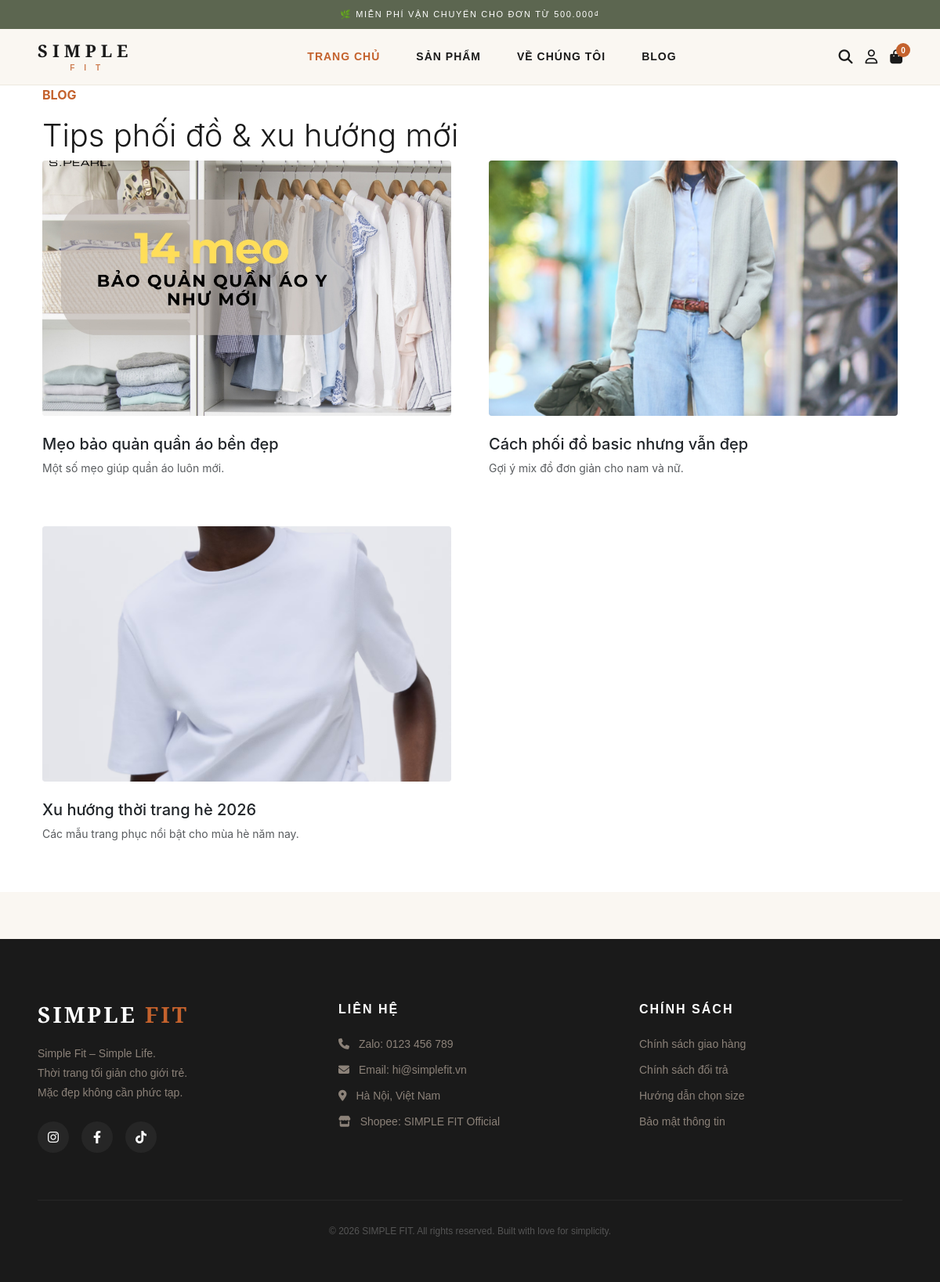
Screenshot of /blog.php with the database file from the repository.
### tables this page shows
CREATE TABLE `baiviet` (
  `maBV` int(11) NOT NULL,
  `tieuDe` varchar(255) NOT NULL,
  `tomTat` text DEFAULT NULL,
  `noiDung` longtext DEFAULT NULL,
  `hinhAnh` varchar(255) DEFAULT NULL,
  `ngayDang` datetime DEFAULT current_timestamp(),
  `tacGia` varchar(100) DEFAULT NULL,
  `trangThai` tinyint(1) DEFAULT 1
);

### blog.php (the view, shortened to what this page needs)
<?php
require_once 'includes/db.php';
$sql_blog = "SELECT * FROM BaiViet ORDER BY maBV DESC LIMIT 20";
$result_blog = mysqli_query($conn, $sql_blog);
include 'includes/header.php';
?>
<main class="blog-page-container pb-5" style="background-color: #ffffff; min-height: 100vh;">
    <div class="container max-w-5xl mx-auto px-4 lg:px-5 pt-24 lg:pt-28">
        <div class="mb-14">
            <p class="text-xs tracking-[0.3em] uppercase mb-3" style="color: #C4622D; font-weight: 700;">BLOG</p>
            <h1 class="display-6 fw-light tracking-wide">Tips phối đồ & xu hướng mới</h1>
        </div>
        <?php if (mysqli_num_rows($result_blog) > 0): ?>
            <div class="row g-5">
                <?php while ($post = mysqli_fetch_assoc($result_blog)): ?>
                    <div class="col-md-6">
                        <article class="blog-card">
                            <a href="blog-detail.php?id=<?php echo $post['maBV']; ?>" class="text-decoration-none">
                                <div class="blog-img-wrapper aspect-ratio-16-10 overflow-hidden mb-4" style="background-color: #f5f5f5; border-radius: 4px;">
                                    <?php if (!empty($post['hinhAnh'])): ?>
                                        <img
                                            src="<?php echo htmlspecialchars($post['hinhAnh']); ?>"
                                            alt="<?php echo htmlspecialchars($post['tieuDe'] ?? 'Bài viết'); ?>"
                                            class="img-fluid w-100 h-100 object-fit-cover">
                                    <?php else: ?>
                                        <div class="w-100 h-100 d-flex align-items-center justify-content-center">
                                            <span class="text-muted small">SIMPLE FIT</span>
                                        </div>
                                    <?php endif; ?>
                                </div>
                                <div class="blog-content">
                                    <h2 class="h5 fw-medium tracking-wide text-dark mb-2 post-title">
                                        <?php echo htmlspecialchars($post['tieuDe'] ?? 'Chưa có tiêu đề'); ?>
                                    </h2>
                                    <p class="text-muted small leading-relaxed line-clamp-2">
                                        <?php
                                        if (isset($post['tomTat']) && $post['tomTat'] !== null && $post['tomTat'] !== '') {
                                            echo htmlspecialchars($post['tomTat']);
                                        } elseif (isset($post['moTaNgan']) && $post['moTaNgan'] !== null && $post['moTaNgan'] !== '') {
                                            echo htmlspecialchars($post['moTaNgan']);
                                        } else {
                                            echo 'Bài viết đang được cập nhật.';
                                        }
                                        ?>
                                    </p>
                                </div>
                            </a>
                        </article>
                    </div>
                <?php endwhile; ?>
            </div>
        <?php else: ?>
            <div class="text-center py-5">
                <p class="text-muted small italic">Không có bài viết nào trong bảng BaiViet.</p>
            </div>
        <?php endif; ?>
    </div>
</main>
<?php include 'includes/footer.php'; ?>

### includes/header.php (shortened to what this page needs)
<!DOCTYPE html>
<html lang="vi">
<head>
    <link href="https://cdn.jsdelivr.net/npm/bootstrap@5.3.0/dist/css/bootstrap.min.css" rel="stylesheet">
    <link rel="stylesheet" href="https://cdnjs.cloudflare.com/ajax/libs/font-awesome/6.4.0/css/all.min.css">
    <link rel="stylesheet" href="assets/css/base.css">
    <link rel="stylesheet" href="assets/css/layout.css">
    <link rel="stylesheet" href="assets/css/home.css">
    <link rel="stylesheet" href="assets/css/admin.css">
    <link rel="stylesheet" href="assets/css/auth-account.css">
    <link rel="stylesheet" href="assets/css/detail.css">
    <link rel="stylesheet" href="assets/css/products.css">
    <link rel="stylesheet" href="assets/css/cart-blog.css">
</head>
<body>
<div id="announcement-bar" class="announcement-bar-container">
    <div class="announcement-content">
        <span id="announcement-text">🌿 Miễn phí vận chuyển cho đơn từ 500.000₫</span>
    </div>
</div>
<nav class="navbar navbar-expand-lg nav-custom-ptit sticky-top">
    <div class="container-fluid px-lg-5">
        <a class="navbar-brand py-0" href="shop.php">
            <div class="logo-text-wrapper">
                <span class="logo-main">SIMPLE</span>
                <span class="logo-sub">FIT</span>
            </div>
        </a>
        <div class="collapse navbar-collapse justify-content-center" id="navPTIT">
            <ul class="navbar-nav gap-3">
                <li class="nav-item">
                    <a class="nav-link nav-link-ptit active" href="shop.php">Trang chủ</a>
                </li>
                <li class="nav-item">
                    <a class="nav-link nav-link-ptit" href="products.php">Sản phẩm</a>
                </li>
                <li class="nav-item">
                    <a class="nav-link nav-link-ptit" href="about.php">Về chúng tôi</a>
                </li>
                <li class="nav-item">
                    <a class="nav-link nav-link-ptit" href="blog.php">Blog</a>
                </li>
            </ul>
        </div>
        <div class="nav-icons-ptit d-flex align-items-center gap-3">
            <a href="#" id="open-search-trigger" class="icon-link">
                <i class="fa-solid fa-magnifying-glass"></i>
            </a>
            <?php if(isset($_SESSION['user'])): ?>
                <?php if($_SESSION['user']['role'] === 'ADMIN'): ?>
                    <a href="admin.php" class="icon-link"><i class="fa-solid fa-user-gear"></i></a>
                <?php else: ?>
                    <a href="profile.php" class="icon-link"><i class="fa-regular fa-user"></i></a>
                    <a href="cart.php" class="icon-link position-relative">
                        <i class="fa-solid fa-bag-shopping"></i>
                        <span class="cart-badge-ptit">
                            <?php echo isset($_SESSION['cart']) ? count($_SESSION['cart']) : 0; ?>
                        </span>
                    </a>
                <?php endif; ?>
            <?php else: ?>
                <a href="login.php" class="icon-link"><i class="fa-regular fa-user"></i></a>
                <a href="cart.php" class="icon-link position-relative">
                    <i class="fa-solid fa-bag-shopping"></i>
                    <span class="cart-badge-ptit">0</span>
                </a>
            <?php endif; ?>
        </div>
    </div>
</nav>

### includes/footer.php (shortened to what this page needs)
<footer class="main-footer">
    <div class="container-fluid px-lg-5 max-w-7xl mx-auto">
        <div class="row g-5">
            <div class="col-lg-4 col-md-6">
                <h3 class="footer-brand">
                    SIMPLE <span class="highlight">FIT</span>
                </h3>
                <p class="footer-tagline">
                    Simple Fit – Simple Life.<br>
                    Thời trang tối giản cho giới trẻ.<br>
                    Mặc đẹp không cần phức tạp.
                </p>
                <div class="footer-socials d-flex gap-3 mt-4">
                    <a href="#" class="social-icon"><i class="fa-brands fa-instagram"></i></a>
                    <a href="#" class="social-icon"><i class="fa-brands fa-facebook-f"></i></a>
                    <a href="#" class="social-icon"><i class="fa-brands fa-tiktok"></i></a>
                </div>
            </div>
            <div class="col-lg-4 col-md-6">
                <h4 class="footer-title">Liên hệ</h4>
                <ul class="footer-links">
                    <li><i class="fa-solid fa-phone me-2"></i> Zalo: 0123 456 789</li>
                    <li><i class="fa-solid fa-envelope me-2"></i> Email: hi@simplefit.vn</li>
                    <li><i class="fa-solid fa-location-dot me-2"></i> Hà Nội, Việt Nam</li>
                    <li><i class="fa-solid fa-store me-2"></i> Shopee: SIMPLE FIT Official</li>
                </ul>
            </div>
            <div class="col-lg-4 col-md-12">
                <h4 class="footer-title">Chính sách</h4>
                <ul class="footer-links">
                    <li><a href="#">Chính sách giao hàng</a></li>
                    <li><a href="#">Chính sách đổi trả</a></li>
                    <li><a href="#">Hướng dẫn chọn size</a></li>
                    <li><a href="#">Bảo mật thông tin</a></li>
                </ul>
            </div>
        </div>
        <div class="footer-bottom">
            <p>© 2026 SIMPLE FIT. All rights reserved. Built with love for simplicity.</p>
        </div>
    </div>
</footer>

### assets/css/base.css (style rules this page uses)
:root { --mau-bg: #FAF7F2; --mau-gold: #C4622D; --mau-text: #1A1A1A; }
body { font-family: 'Inter', sans-serif; background-color: var(--mau-bg); color: var(--mau-text); }
.max-w-7xl { max-width: 1280px; }
a { text-decoration: none !important; color: inherit; }
.announcement-bar-container { background-color: #5C6650; color: #ffffff; text-align: center; font-size: 11px; letter-spacing: 0.15em; padding: 10px 40px; position: relative; font-family: 'DM Sans', sans-serif; text-transform: uppercase; z-index: 1050; }
.announcement-content { transition: opacity 0.5s ease-in-out; }

### assets/css/layout.css (style rules this page uses)
.logo-text-wrapper { display: flex; flex-direction: column; align-items: center; line-height: 1.1; transition: 0.3s; }
.logo-main { font-family: 'Cormorant Garamond', serif; font-size: 22px; font-weight: 600; color: #1A1A1A; letter-spacing: 6px; text-transform: uppercase; }
.logo-sub { font-family: Arial, sans-serif; font-size: 10px; font-weight: 700; color: #C4622D; letter-spacing: 12px; text-transform: uppercase; margin-top: 4px; margin-left: 12px; opacity: 0.8; }
.navbar-brand { min-width: fit-content !important; padding: 0 !important; }
.nav-custom-ptit { background-color: #FAF7F2; padding: 15px 0; transition: 0.3s; border-bottom: 1px solid #EDE8DF; }
.nav-link-ptit { font-family: Arial, Helvetica, sans-serif; font-size: 14px; font-weight: 700; color: #1A1A1A !important; text-transform: uppercase; letter-spacing: 1px; padding: 10px 15px !important; transition: 0.3s; }
.nav-link-ptit:hover, .nav-link-ptit.active { color: #C4622D !important; }
.icon-link { color: #1A1A1A; font-size: 18px; transition: 0.3s; text-decoration: none; }
.cart-badge-ptit { position: absolute; top: -8px; right: -10px; background-color: #C4622D; color: #ffffff; border-radius: 50%; width: 18px; height: 18px; display: flex; align-items: center; justify-content: center; font-size: 10px; font-family: Arial, sans-serif; font-weight: 700; }
.main-footer { background-color: #1A1A1A; color: #ffffff; padding: 80px 0 40px; margin-top: 60px; }
.footer-brand { font-family: 'Cormorant Garamond', serif; font-size: 28px; font-weight: 700; letter-spacing: 3px; margin-bottom: 20px; }
.footer-brand .highlight { color: #C4622D; }
.footer-tagline { font-family: Arial, Helvetica, sans-serif; font-size: 14px; color: #8C8279; line-height: 1.8; }
.footer-title { font-family: Arial, Helvetica, sans-serif; font-size: 16px; font-weight: 700; text-transform: uppercase; letter-spacing: 2px; margin-bottom: 25px; color: #ffffff; }
.footer-links { list-style: none; padding: 0; }
.footer-links li { margin-bottom: 12px; font-family: Arial, Helvetica, sans-serif; font-size: 14px; color: #8C8279; transition: 0.3s; }
.footer-links li a { color: #8C8279; text-decoration: none; transition: 0.3s; }
.social-icon { width: 40px; height: 40px; background-color: rgba(255, 255, 255, 0.05); border-radius: 50%; display: flex; align-items: center; justify-content: center; color: #ffffff; text-decoration: none; transition: 0.3s; }
.footer-bottom { margin-top: 60px; padding-top: 30px; border-top: 1px solid rgba(255, 255, 255, 0.05); text-align: center; font-size: 12px; color: #555; font-family: Arial, Helvetica, sans-serif; }

### assets/css/home.css (style rules this page uses)
:root { --mau-bg: #FAF7F2; --mau-gold: #C4622D; --mau-text: #1A1A1A; }
.max-w-7xl { max-width: 1280px; }

### assets/css/admin.css (style rules this page uses)
:root { --admin-bg: #FAF7F2; --admin-card: #EDE8DF; --admin-primary: #C4622D; --admin-text: #1A1A1A; --admin-muted: #8C8279; --admin-border: #D4CEBE; }

### assets/css/cart-blog.css (style rules this page uses)
.aspect-ratio-16-10 { aspect-ratio: 16 / 10; }
.blog-card img { transition: transform 0.7s ease; }
.line-clamp-2 { display: -webkit-box; -webkit-line-clamp: 2; -webkit-box-orient: vertical; overflow: hidden; }

### rows the page displays
baiviet: hinhAnh (picture), tieuDe "Mẹo bảo quản quần áo bền đẹp", tomTat "Một số mẹo giúp quần áo luôn mới."
baiviet: hinhAnh (picture), tieuDe "Cách phối đồ basic nhưng vẫn đẹp", tomTat "Gợi ý mix đồ đơn giản cho nam và nữ."
baiviet: hinhAnh (picture), tieuDe "Xu hướng thời trang hè 2026", tomTat "Các mẫu trang phục nổi bật cho mùa hè năm nay."
